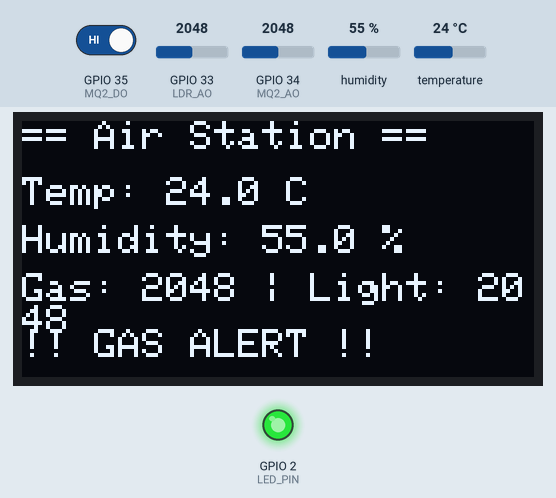
Recording of a sketch running on a simulated ESP32. Shown: 128×64 one-colour display, output pins drawn as LEDs (lit = HIGH). The inputs (shaded band) are chosen by the test bench; at power-on: GPIO 34 (MQ2_AO) = 2048, GPIO 35 (MQ2_DO) HIGH, humidity 55 %, GPIO 33 (LDR_AO) = 2048, temperature 24 °C. WiFi joins after 1.5 s; servers stay silent unless stated; random numbers use the default seed unless the sketch sets one; no MQTT or app messages arrive unless stated; what the sketch prints to the serial monitor is not drawn.

Above: at 4.8 s.
4.9 s: GPIO 34 (MQ2_AO) set to 1928
At 8.9 s:
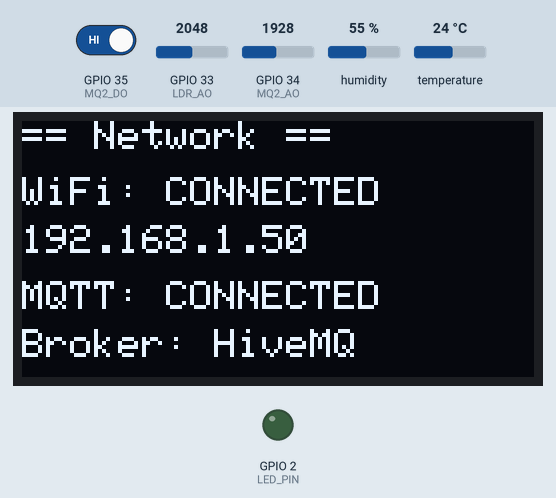
13.5 s: GPIO 35 (MQ2_DO) driven LOW
At 13.9 s:
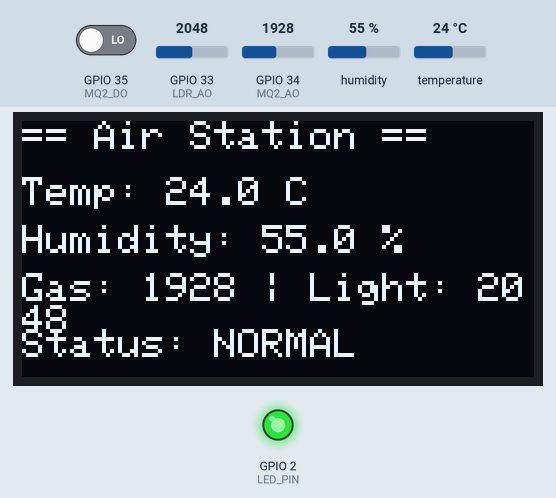
21.5 s: humidity set to 22 %
At 28.9 s:
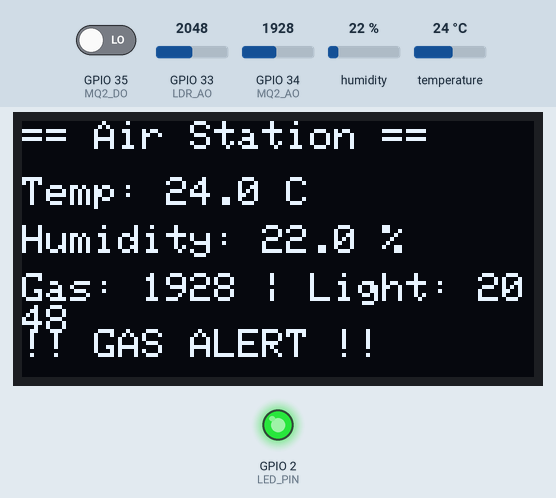
29.5 s: GPIO 33 (LDR_AO) set to 2866
At 37.2 s:
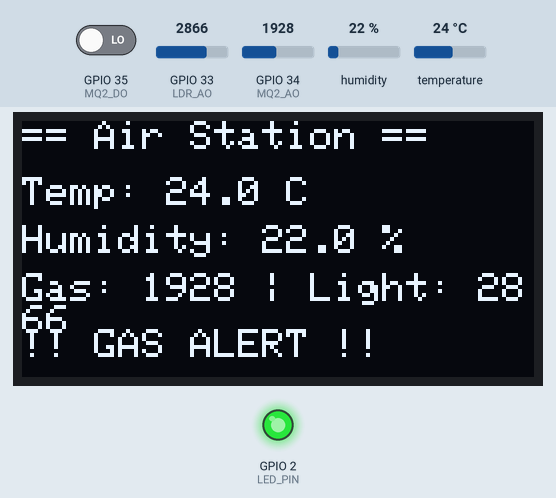
37.5 s: temperature set to 12 °C
At 44.7 s:
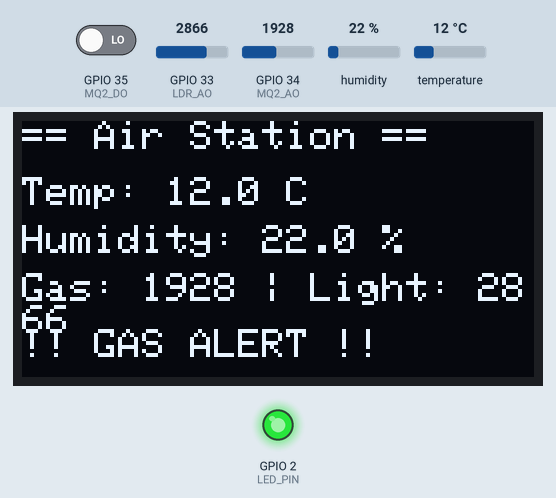
45.5 s: GPIO 34 (MQ2_AO) set to 1228
Timing chart, 0 to 48.5 s (numbered marks = the images above; inputs shaded):
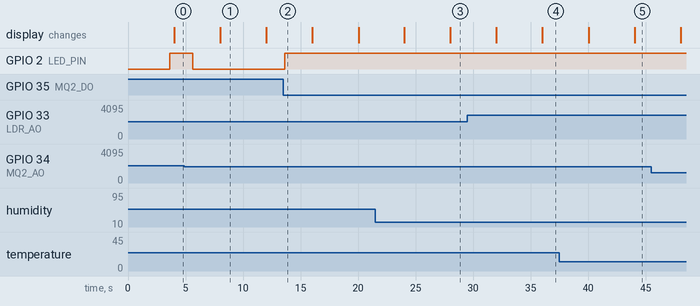

The sketch:

sketch.ino
```cpp
#include <WiFi.h>
#include <PubSubClient.h>
#include <DHT.h>
#include <Wire.h>
#include <Adafruit_GFX.h>
#include <Adafruit_SSD1306.h>
#include <ArduinoJson.h>

#define DHTPIN 4
#define DHTTYPE DHT22
#define MQ2_AO 34
#define MQ2_DO 35
#define LDR_AO 33
#define LDR_DO 32
#define LED_PIN 2

#define SCREEN_WIDTH 128
#define SCREEN_HEIGHT 64
#define OLED_RESET -1

const char* ssid = "Wokwi-GUEST";
const char* password = "";
const char* mqtt_server = "broker.hivemq.com";
const int mqtt_port = 1883;
const char* mqtt_topic = "dhruv/airstation/data";
const char* mqtt_alert_topic = "dhruv/airstation/alert";

DHT dht(DHTPIN, DHTTYPE);
Adafruit_SSD1306 display(SCREEN_WIDTH, SCREEN_HEIGHT, &Wire, OLED_RESET);
WiFiClient espClient;
PubSubClient client(espClient);

float temperature = 0;
float humidity = 0;
int gasValue = 0;
int lightValue = 0;
bool gasAlert = false;
bool gasDO = false;

unsigned long lastSensorRead = 0;
unsigned long lastMQTTPublish = 0;
unsigned long lastOLEDUpdate = 0;
int oledPage = 0;

void connectWiFi() {
  Serial.print("Connecting to WiFi");
  WiFi.begin(ssid, password);
  while (WiFi.status() != WL_CONNECTED) {
    delay(500);
    Serial.print(".");
  }
  Serial.println("\nWiFi connected! IP: " + WiFi.localIP().toString());
}

void connectMQTT() {
  while (!client.connected()) {
    Serial.print("Connecting to MQTT...");
    String clientId = "ESP32-AirStation-" + String(random(0xffff), HEX);
    if (client.connect(clientId.c_str())) {
      Serial.println("connected!");
    } else {
      Serial.print("failed, rc=");
      Serial.print(client.state());
      Serial.println(" retrying in 3s");
      delay(3000);
    }
  }
}

void readSensors() {
  temperature = dht.readTemperature();
  humidity = dht.readHumidity();

  if (isnan(temperature) || isnan(humidity)) {
    Serial.println("DHT22 read failed!");
    temperature = 0;
    humidity = 0;
  }

  gasValue = analogRead(MQ2_AO);
  gasDO = digitalRead(MQ2_DO);
  lightValue = analogRead(LDR_AO);

  gasAlert = (gasValue > 2000) || (gasDO == LOW);

  digitalWrite(LED_PIN, gasAlert ? HIGH : LOW);

  Serial.println("=== Sensor Readings ===");
  Serial.println("Temp: " + String(temperature) + " C");
  Serial.println("Humidity: " + String(humidity) + " %");
  Serial.println("Gas AO: " + String(gasValue));
  Serial.println("Gas DO: " + String(gasDO));
  Serial.println("Light: " + String(lightValue));
  Serial.println("Alert: " + String(gasAlert));
}

void publishMQTT() {
  if (!client.connected()) connectMQTT();

  StaticJsonDocument<256> doc;
  doc["temperature"] = round(temperature * 10) / 10.0;
  doc["humidity"] = round(humidity * 10) / 10.0;
  doc["gas_raw"] = gasValue;
  doc["light_raw"] = lightValue;
  doc["gas_alert"] = gasAlert;
  doc["device"] = "ESP32-AirStation";

  char payload[256];
  serializeJson(doc, payload);
  client.publish(mqtt_topic, payload);
  Serial.println("MQTT published: " + String(payload));

  if (gasAlert) {
    StaticJsonDocument<128> alertDoc;
    alertDoc["alert"] = "GAS_DETECTED";
    alertDoc["gas_raw"] = gasValue;
    alertDoc["temperature"] = temperature;
    char alertPayload[128];
    serializeJson(alertDoc, alertPayload);
    client.publish(mqtt_alert_topic, alertPayload);
    Serial.println("ALERT published!");
  }
}

void updateOLED() {
  display.clearDisplay();
  display.setTextColor(SSD1306_WHITE);

  if (oledPage == 0) {
    display.setTextSize(1);
    display.setCursor(0, 0);
    display.println("== Air Station ==");

    display.setCursor(0, 14);
    display.print("Temp: ");
    display.print(temperature, 1);
    display.println(" C");

    display.setCursor(0, 26);
    display.print("Humidity: ");
    display.print(humidity, 1);
    display.println(" %");

    display.setCursor(0, 38);
    display.print("Gas: ");
    display.print(gasValue);
    display.print(" | Light: ");
    display.println(lightValue);

    display.setCursor(0, 52);
    if (gasAlert) {
      display.setTextSize(1);
      display.println("!! GAS ALERT !!");
    } else {
      display.println("Status: NORMAL");
    }
  }

  else if (oledPage == 1) {
    display.setTextSize(1);
    display.setCursor(0, 0);
    display.println("== Network ==");

    display.setCursor(0, 14);
    if (WiFi.status() == WL_CONNECTED) {
      display.println("WiFi: CONNECTED");
      display.setCursor(0, 26);
      display.println(WiFi.localIP().toString());
    } else {
      display.println("WiFi: DISCONNECTED");
    }

    display.setCursor(0, 40);
    if (client.connected()) {
      display.println("MQTT: CONNECTED");
    } else {
      display.println("MQTT: DISCONNECTED");
    }

    display.setCursor(0, 52);
    display.println("Broker: HiveMQ");
  }

  display.display();
  oledPage = (oledPage + 1) % 2;
}

void setup() {
  Serial.begin(115200);

  pinMode(LED_PIN, OUTPUT);
  pinMode(MQ2_DO, INPUT);
  pinMode(LDR_DO, INPUT);
  digitalWrite(LED_PIN, LOW);

  dht.begin();

  if (!display.begin(SSD1306_SWITCHCAPVCC, 0x3C)) {
    Serial.println("OLED init failed!");
    while (true);
  }
  display.clearDisplay();
  display.setTextSize(1);
  display.setTextColor(SSD1306_WHITE);
  display.setCursor(20, 24);
  display.println("Air Station v1.0");
  display.display();
  delay(2000);

  connectWiFi();

  client.setServer(mqtt_server, mqtt_port);
  client.setKeepAlive(60);
  connectMQTT();

  Serial.println("Setup complete!");
}

void loop() {
  if (!client.connected()) connectMQTT();
  client.loop();

  unsigned long now = millis();

  if (now - lastSensorRead >= 2000) {
    lastSensorRead = now;
    readSensors();
  }

  if (now - lastMQTTPublish >= 5000) {
    lastMQTTPublish = now;
    publishMQTT();
  }

  if (now - lastOLEDUpdate >= 4000) {
    lastOLEDUpdate = now;
    updateOLED();
  }
}
```

Measured:
- the behaviour switches between 2001 and 2000 on GPIO 34 (MQ2_AO) (found by bisection; images 0 and 1)
- after the input at 4.9 s, GPIO 2 (LED_PIN): HIGH → LOW after 0.71 s
- after the input at 13.5 s, GPIO 2 (LED_PIN): LOW → HIGH after 0.11 s
- what the display in image 1 shows lasts 4.0 s, from 8.0 s to 12.0 s
